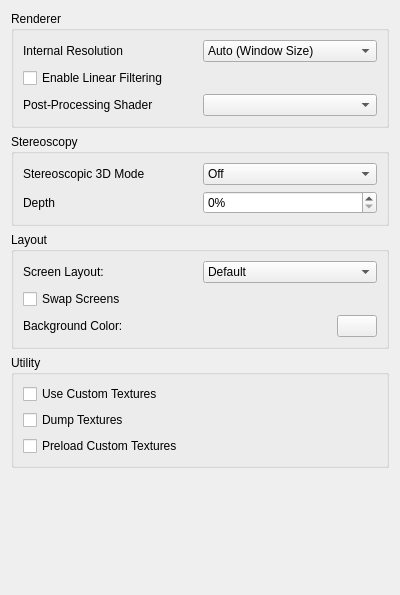
<?xml version="1.0" encoding="UTF-8"?>
<ui version="4.0">
 <class>ConfigureEnhancements</class>
 <widget class="QWidget" name="ConfigureEnhancements">
  <property name="geometry">
   <rect>
    <x>0</x>
    <y>0</y>
    <width>400</width>
    <height>595</height>
   </rect>
  </property>
  <property name="minimumSize">
   <size>
    <width>0</width>
    <height>0</height>
   </size>
  </property>
  <property name="windowTitle">
   <string>Form</string>
  </property>
  <layout class="QVBoxLayout" name="verticalLayout">
   <item>
    <widget class="QGroupBox" name="rendererBox">
     <property name="title">
      <string>Renderer</string>
     </property>
     <layout class="QVBoxLayout" name="verticalLayout_6">
      <item>
       <layout class="QHBoxLayout" name="horizontalLayout">
        <item>
         <widget class="QLabel" name="label">
          <property name="text">
           <string>Internal Resolution</string>
          </property>
         </widget>
        </item>
        <item>
         <widget class="QComboBox" name="resolution_factor_combobox">
          <item>
           <property name="text">
            <string>Auto (Window Size)</string>
           </property>
          </item>
          <item>
           <property name="text">
            <string>Native (400x240)</string>
           </property>
          </item>
          <item>
           <property name="text">
            <string>2x Native (800x480)</string>
           </property>
          </item>
          <item>
           <property name="text">
            <string>3x Native (1200x720)</string>
           </property>
          </item>
          <item>
           <property name="text">
            <string>4x Native (1600x960)</string>
           </property>
          </item>
          <item>
           <property name="text">
            <string>5x Native (2000x1200)</string>
           </property>
          </item>
          <item>
           <property name="text">
            <string>6x Native (2400x1440)</string>
           </property>
          </item>
          <item>
           <property name="text">
            <string>7x Native (2800x1680)</string>
           </property>
          </item>
          <item>
           <property name="text">
            <string>8x Native (3200x1920)</string>
           </property>
          </item>
          <item>
           <property name="text">
            <string>9x Native (3600x2160)</string>
           </property>
          </item>
          <item>
           <property name="text">
            <string>10x Native (4000x2400)</string>
           </property>
          </item>
         </widget>
        </item>
       </layout>
      </item>
      <item>
       <widget class="QCheckBox" name="toggle_linear_filter">
        <property name="text">
         <string>Enable Linear Filtering</string>
        </property>
       </widget>
      </item>
      <item>
       <layout class="QHBoxLayout" name="horizontalLayout_11">
        <item>
         <widget class="QLabel" name="label_2">
          <property name="text">
           <string>Post-Processing Shader</string>
          </property>
         </widget>
        </item>
        <item>
         <widget class="QComboBox" name="shader_combobox"/>
        </item>
       </layout>
      </item>
     </layout>
    </widget>
   </item>
   <item>
    <widget class="QGroupBox" name="groupBox">
     <property name="title">
      <string>Stereoscopy</string>
     </property>
     <layout class="QVBoxLayout" name="verticalLayout_4">
      <item>
       <layout class="QHBoxLayout" name="horizontalLayout_5">
        <item>
         <widget class="QLabel" name="label_4">
          <property name="text">
           <string>Stereoscopic 3D Mode</string>
          </property>
         </widget>
        </item>
        <item>
         <widget class="QComboBox" name="render_3d_combobox">
          <item>
           <property name="text">
            <string>Off</string>
           </property>
          </item>
          <item>
           <property name="text">
            <string>Side by Side</string>
           </property>
          </item>
          <item>
           <property name="text">
            <string>Anaglyph</string>
           </property>
          </item>
         </widget>
        </item>
       </layout>
      </item>
      <item>
       <layout class="QHBoxLayout" name="horizontalLayout_7">
        <item>
         <widget class="QLabel" name="label_3">
          <property name="text">
           <string>Depth</string>
          </property>
         </widget>
        </item>
        <item>
         <widget class="QSpinBox" name="factor_3d">
          <property name="suffix">
           <string>%</string>
          </property>
          <property name="minimum">
           <number>0</number>
          </property>
          <property name="maximum">
           <number>100</number>
          </property>
          <property name="value">
           <number>0</number>
          </property>
         </widget>
        </item>
       </layout>
      </item>
     </layout>
    </widget>
   </item>
   <item>
    <widget class="QGroupBox" name="layoutBox">
     <property name="title">
      <string>Layout</string>
     </property>
     <layout class="QVBoxLayout" name="verticalLayout_3">
      <item>
       <layout class="QHBoxLayout" name="horizontalLayout_4">
        <item>
         <widget class="QLabel" name="label1">
          <property name="text">
           <string>Screen Layout:</string>
          </property>
         </widget>
        </item>
        <item>
         <widget class="QComboBox" name="layout_combobox">
          <item>
           <property name="text">
            <string>Default</string>
           </property>
          </item>
          <item>
           <property name="text">
            <string>Single Screen</string>
           </property>
          </item>
          <item>
           <property name="text">
            <string>Medium Screen</string>
           </property>
          </item>
          <item>
           <property name="text">
            <string>Large Screen</string>
           </property>
          </item>
          <item>
           <property name="text">
            <string>Side by Side</string>
           </property>
          </item>
         </widget>
        </item>
       </layout>
      </item>
      <item>
       <widget class="QCheckBox" name="swap_screen">
        <property name="text">
         <string>Swap Screens</string>
        </property>
       </widget>
      </item>
      <item>
       <layout class="QHBoxLayout" name="horizontalLayout_6">
        <item>
         <widget class="QLabel" name="bg_label">
          <property name="text">
           <string>Background Color:</string>
          </property>
         </widget>
        </item>
        <item>
         <widget class="QPushButton" name="bg_button">
          <property name="maximumSize">
           <size>
            <width>40</width>
            <height>16777215</height>
           </size>
          </property>
         </widget>
        </item>
       </layout>
      </item>
     </layout>
    </widget>
   </item>
   <item>
    <widget class="QGroupBox" name="utilityBox">
     <property name="title">
      <string>Utility</string>
     </property>
     <layout class="QVBoxLayout" name="verticalLayout_8">
      <item>
       <widget class="QCheckBox" name="toggle_custom_textures">
        <property name="toolTip">
         <string>&lt;html&gt;&lt;head/&gt;&lt;body&gt;&lt;p&gt;Replace textures with PNG files.&lt;/p&gt;&lt;p&gt;Textures are loaded from load/textures/[Title ID]/.&lt;/p&gt;&lt;/body&gt;&lt;/html&gt;</string>
        </property>
        <property name="text">
         <string>Use Custom Textures</string>
        </property>
       </widget>
      </item>
      <item>
       <widget class="QCheckBox" name="toggle_dump_textures">
        <property name="toolTip">
         <string>&lt;html&gt;&lt;head/&gt;&lt;body&gt;&lt;p&gt;Dump textures to PNG files.&lt;/p&gt;&lt;p&gt;Textures are dumped to dump/textures/[Title ID]/.&lt;/p&gt;&lt;/body&gt;&lt;/html&gt;</string>
        </property>
        <property name="text">
         <string>Dump Textures</string>
        </property>
       </widget>
      </item>
      <item>
       <widget class="QCheckBox" name="toggle_preload_textures">
        <property name="toolTip">
         <string>&lt;html&gt;&lt;head/&gt;&lt;body&gt;&lt;p&gt;Load all custom textures into memory on boot, instead of loading them when the game requires them.&lt;/p&gt;&lt;/body&gt;&lt;/html&gt;</string>
        </property>
        <property name="text">
         <string>Preload Custom Textures</string>
        </property>
       </widget>
      </item>
     </layout>
    </widget>
   </item>
   <item>
    <spacer name="verticalSpacer">
     <property name="orientation">
      <enum>Qt::Vertical</enum>
     </property>
     <property name="sizeHint" stdset="0">
      <size>
       <width>20</width>
       <height>165</height>
      </size>
     </property>
    </spacer>
   </item>
  </layout>
 </widget>
 <resources/>
 <connections/>
</ui>
